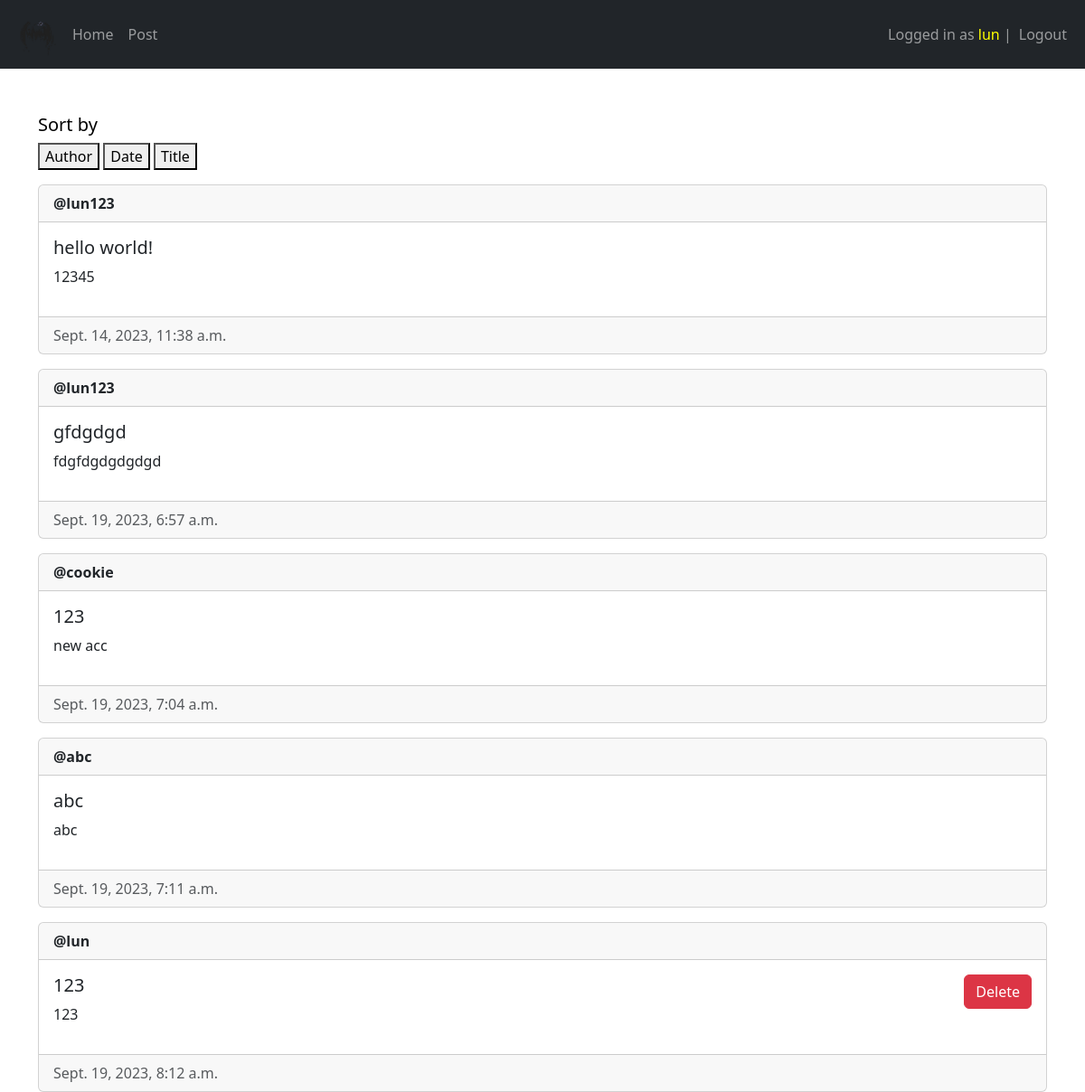
The app's page / (signed in) with its own data.
### main/models.py (models this page shows, shortened)
class Post(models.Model):
    author = models.ForeignKey(User, on_delete=models.CASCADE)
    title = models.CharField(max_length=255)
    text = models.TextField()
    created_at = models.DateTimeField(auto_now_add=True)
    updated_at = models.DateTimeField(auto_now=True)

### main/views.py (the view)
# urls.py: path('', views.homepage, name='homepage'),
@login_required(login_url='/login')
def homepage(request):
    posts = Post.objects.all()
    sort_order = request.GET.get('sort', 'default')
    if request.method == "POST":
        post_id = request.POST.get("post-id")
        print(post_id)
    return render(request, 'main/home.html', {'posts' : posts})

### templates/main/home.html (shortened to what this page needs)
{% extends "main/base.html" %}
{% block content %}
<h5 style: "margin-left: 20px" style="color:black">Sort by</h5>
<form method="GET" action="{% url 'homepage' %}">
<button type="submit" name="sort" value="author"><span>Author</span></button>
<button type="submit" name="sort" value="created_at"><span>Date</span></button>
<button type="submit" name="sort" value="title"><span>Title</span></button>
</form>
{% for post in posts %}
<div class="card mt-3">
    <div class ='card-header'><strong>@{{ post.author }}</strong></div>
    <div class="card-body d-flex flex-row justify-content-between">
        <div>
            <h5 class='card-title'>{{ post.title }}</h5>
            <p>{{ post.text }}</p>
        </div>
        <div>
            {% if post.author == user %}
                <form method="post" action="{% url 'delete_post' %}">
                    <button class='btn btn-danger'type="submit" name="delete_post">Delete</button>
                </form>
            {% endif %}
        </div>
    </div>
    <div class="card-footer text-muted">{{ post.created_at }}</div>
</div>
{% empty %}
<p> No posts yet :( </p>
{% endfor %}
{% endblock %}

### templates/main/base.html (shortened to what this page needs)
<!DOCTYPE html>
{% load static %}
<html lang="en">
<head>
    <link href="https://cdn.jsdelivr.net/npm/bootstrap@5.3.1/dist/css/bootstrap.min.css" rel="stylesheet">
</head>
<body>
    <nav class="navbar navbar-expand-lg navbar-dark bg-dark">
        <div class="container-fluid">
            <div>
                <ul class="navbar-nav">
                    <li class="nav-item">
                        <a href="/"><img src="{% static "images/logo.gif" %}" width=60></a>
                    </li>
                    <li class="nav-item" style="margin-top: 10px">
                        <a class="nav-link" href="/">Home</a>
                    </li>
                    <li class="nav-item" style="margin-top: 10px">
                            <a class="nav-link" href="/create_post">Post</a>
                    </li>
                </ul>
            </div>
            <div>
                <ul class="navbar-nav">
                    {% if user.is_authenticated %}
                        {% if user.is_superuser %}
                            <span class="navbar-text">Logged in as <a style="color: yellow">{{ user.username }}</a> | </span>
                        {% else %}
                            <span class="navbar-text">Logged in as <a style="color: white">{{ user.username }}</a> | </span>
                        {% endif %}
                        <li class="nav-item">
                            <a class="nav-link" href="/logout">Logout</a>
                        </li>
                    {% endif %}
                </ul>
            </div>
        </div>
    </nav>
    <div class="container" style='margin-top: 50px'>
        {% block content%}{% endblock %}
    </div>
</body>
</html>

### records on screen
Post: author "lun123", title "hello world!", text "12345", created_at "Sept. 14, 2023, 11:38 a.m."
Post: author "lun123", title "gfdgdgd", text "fdgfdgdgdgdgd", created_at "Sept. 19, 2023, 6:57 a.m."
Post: author "cookie", title "123", text "new acc", created_at "Sept. 19, 2023, 7:04 a.m."
Post: author "abc", title "abc", text "abc", created_at "Sept. 19, 2023, 7:11 a.m."
Post: author "lun", title "123", text "123", created_at "Sept. 19, 2023, 8:12 a.m."

### other values on screen
{{ user.username }} "lun"
